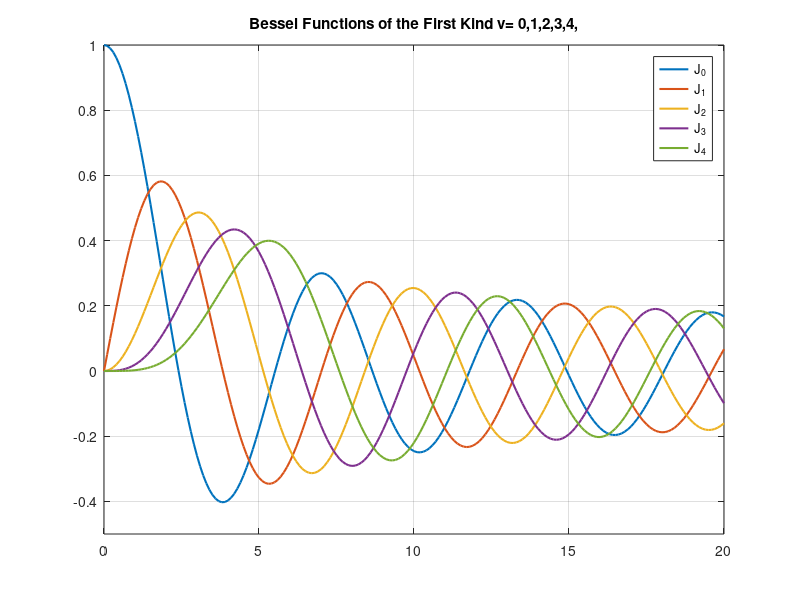

Reproduce this figure in MATLAB. (Note: this script raises an error after producing the figure.)
%%Plot Bessel Functions of First Kind
% Define the domain.

eta = 0:0.1:20;

%%
% Calculate the first five Bessel functions of the first kind.

J = zeros(5,201);
for i = 0:4
    J(i+1, : ) = besselj(i,eta);
end
%%
% Plot the results.

plot(eta,J,'LineWidth',1.5)
axis([0 20 -.5 ,1])
grid on
legend('J_0','J_1','J_2','J_3','J_4','Location','Best')
title('Bessel Functions of the First Kind v= 0,1,2,3,4,')
xlable('eta')
ylable('Amplitude')